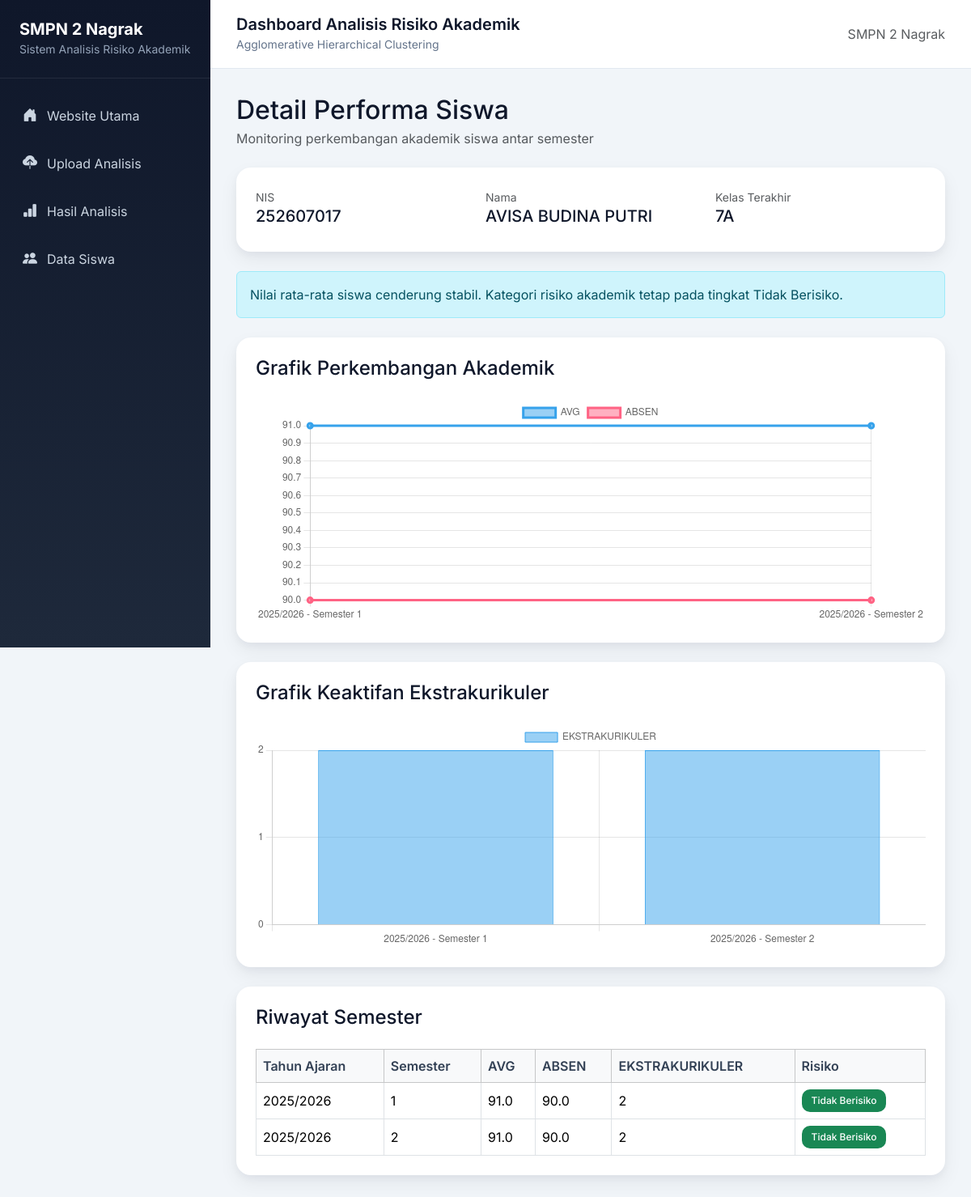
Before: /analisis/siswa/252607017/ with the older database file.
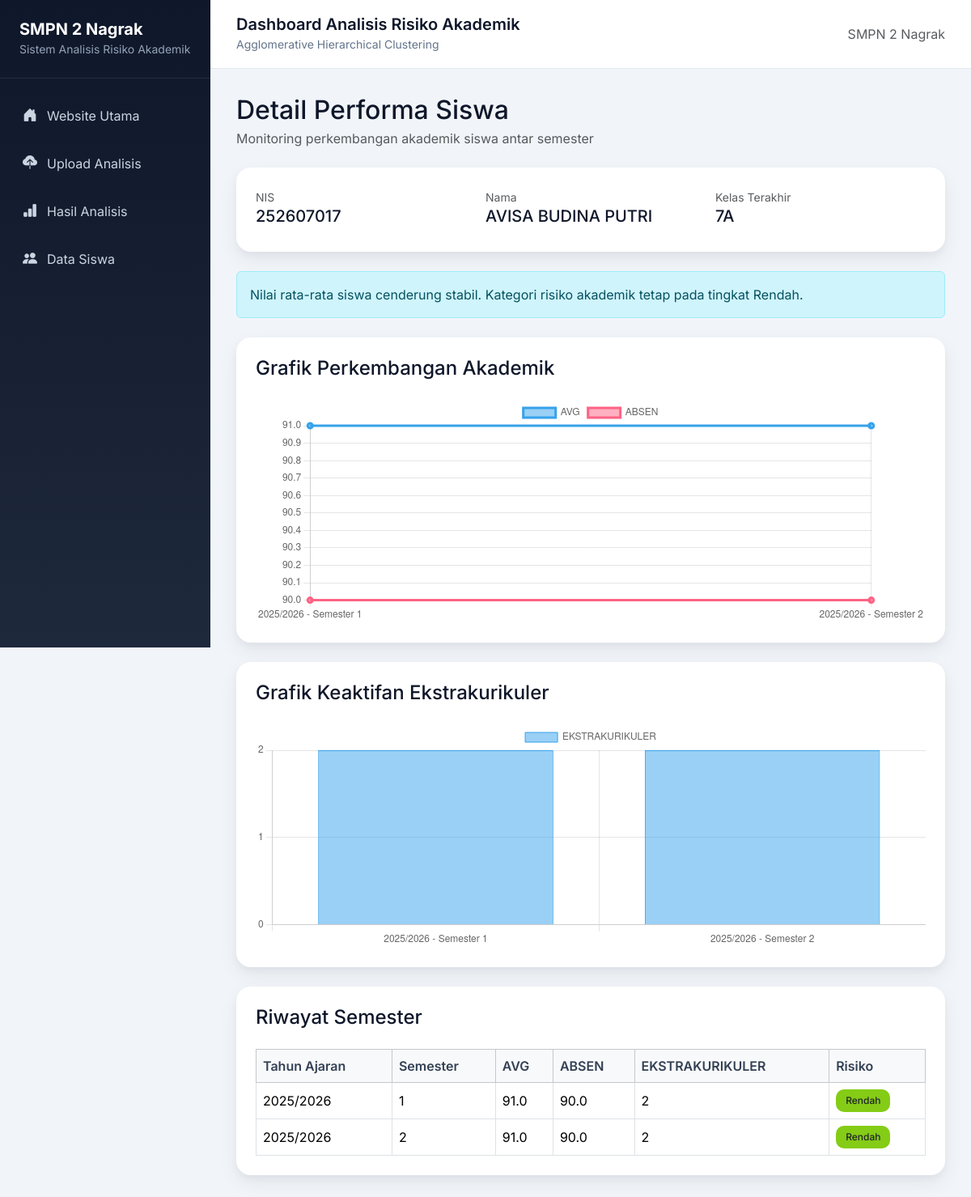
After: the same page with the newer database file.
### website/models.py (models this page shows, shortened)
class HasilAnalisis(models.Model):
    analisis = models.ForeignKey(
        Analisis,
        on_delete=models.CASCADE
    )
    nis = models.CharField(max_length=50)
    nama = models.CharField(max_length=200)
    kelas = models.CharField(max_length=20)
    nilai_rata_rata = models.FloatField()
    persentase_kehadiran = models.FloatField()
    skor_ekstrakurikuler = models.IntegerField()
    cluster = models.IntegerField(
        null=True,
        blank=True
    )
    risiko = models.CharField(
        max_length=50,
        null=True,
        blank=True
    )
    class Meta:
        verbose_name = "Hasil Analisis Siswa"
        verbose_name_plural = "Hasil Analisis Siswa"

class Analisis(models.Model):
    tahun_ajaran = models.CharField(
        max_length=20
    )
    semester = models.IntegerField()
    jenjang = models.CharField(
        max_length=10
    )
    tanggal_analisis = models.DateTimeField(
        auto_now_add=True
    )
    silhouette = models.FloatField(
        null=True,
        blank=True
    )
    chi = models.FloatField(
        null=True,
        blank=True
    )
    dbi = models.FloatField(
        null=True,
        blank=True
    )
    created_at = models.DateTimeField(
        auto_now_add=True
    )
    class Meta:
        verbose_name = "Batch Analisis"
        verbose_name_plural = "Batch Analisis"

### website/views.py (the view, shortened to what this page needs)
def detail_siswa(request, nis):
    siswa = (
        HasilAnalisis.objects
        .filter(
            nis=nis
        )
        .order_by(
            'analisis__tahun_ajaran',
            'analisis__semester'
        )
    )
    siswa_terbaru = siswa.last()
    label_semester = []
    data_avg = []
    data_kehadiran = []
    data_ekstra = []
    for item in siswa:
        label_semester.append(
            f"{item.analisis.tahun_ajaran} - Semester {item.analisis.semester}"
        )
        data_avg.append(
            float(item.nilai_rata_rata)
        )
        data_kehadiran.append(
            float(item.persentase_kehadiran)
        )
        data_ekstra.append(
            float(item.skor_ekstrakurikuler)
        )
    insight = None
    if siswa.count() >= 2:
        sebelumnya = siswa[
            siswa.count() - 2
        ]
        sekarang = siswa.last()
        if (
            sekarang.nilai_rata_rata >
            sebelumnya.nilai_rata_rata
        ):
            insight_avg = (
                'Nilai rata-rata siswa mengalami peningkatan.'
            )
        elif (
            sekarang.nilai_rata_rata <
            sebelumnya.nilai_rata_rata
        ):
            insight_avg = (
                'Nilai rata-rata siswa mengalami penurunan.'
            )
        else:
            insight_avg = (
                'Nilai rata-rata siswa cenderung stabil.'
            )
        if (
            sekarang.risiko ==
            sebelumnya.risiko
        ):
            insight_risiko = (
                f'Kategori risiko akademik tetap pada tingkat {sekarang.risiko}.'
            )
        else:
            insight_risiko = (
                f'Kategori risiko akademik berubah dari '
                f'{sebelumnya.risiko} menjadi '
                f'{sekarang.risiko}.'
            )
        insight = (
            insight_avg
            + ' ' +
            insight_risiko
        )
    context = {
        'siswa': siswa,
        'siswa_terbaru': siswa_terbaru,
        'label_semester': json.dumps(
            label_semester
        ),
        'data_avg': json.dumps(
            data_avg
        ),
        'data_kehadiran': json.dumps(
            data_kehadiran
        ),
        'data_ekstra': json.dumps(
            data_ekstra
        ),
        'insight': insight
    }
    return render(
        request,
        'detail_siswa.html',
        context
    )

### website/templates/detail_siswa.html (shortened to what this page needs)
{% extends 'dashboard_base.html' %}
{% block content %}
<div class="mb-4">
    <h2 class="mb-1">
        Detail Performa Siswa
    </h2>
    <p class="text-muted">
        Monitoring perkembangan akademik siswa antar semester
    </p>
</div>
<div class="card-modern p-4 mb-4">
    <div class="row">
        <div class="col-md-4">
            <small class="text-muted">
                NIS
            </small>
            <h5>
                {{ siswa_terbaru.nis }}
            </h5>
        </div>
        <div class="col-md-4">
            <small class="text-muted">
                Nama
            </small>
            <h5>
                {{ siswa_terbaru.nama }}
            </h5>
        </div>
        <div class="col-md-4">
            <small class="text-muted">
                Kelas Terakhir
            </small>
            <h5>
                {{ siswa_terbaru.kelas }}
            </h5>
        </div>
    </div>
</div>
{% if insight %}
<div class="alert alert-info mb-4">
    {{ insight }}
</div>
{% endif %}
<div class="card-modern p-4 mb-4">
    <h4 class="mb-4">
        Grafik Perkembangan Akademik
    </h4>
    <canvas id="chartPerforma" height="100"></canvas>
</div>
<div class="card-modern p-4 mb-4">
    <h4 class="mb-4">
        Grafik Keaktifan Ekstrakurikuler
    </h4>
    <canvas id="chartEkstra" height="100"></canvas>
</div>
<div class="card-modern p-4">
    <h4 class="mb-4">
        Riwayat Semester
    </h4>
    <div class="table-responsive">
        <table class="table table-bordered align-middle">
            <thead class="table-light">
                <tr>
                    <th>Tahun Ajaran</th>
                    <th>Semester</th>
                    <th>AVG</th>
                    <th>ABSEN</th>
                    <th>EKSTRAKURIKULER</th>
                    <th>Risiko</th>
                </tr>
            </thead>
            <tbody>
                {% for item in siswa %}
                <tr>
                    <td>
                        {{ item.analisis.tahun_ajaran }}
                    </td>
                    <td>
                        {{ item.analisis.semester }}
                    </td>
                    <td>
                        {{ item.nilai_rata_rata }}
                    </td>
                    <td>
                        {{ item.persentase_kehadiran }}
                    </td>
                    <td>
                        {{ item.skor_ekstrakurikuler }}
                    </td>
                    <td>
                        {% if item.risiko == 'Tidak Berisiko' %}
                        <span class="badge bg-success">
                            {{ item.risiko }}
                        </span>
                        {% elif item.risiko == 'Rendah' %}
                        <span
                            class="badge text-dark"
                            style="background-color: #84cc16;"
                        >
                            {{ item.risiko }}
                        </span>
                        {% elif item.risiko == 'Sedang' %}
                        <span class="badge bg-warning text-dark">
                            {{ item.risiko }}
                        </span>
                        {% elif item.risiko == 'Tinggi' %}
                        <span class="badge bg-danger">
                            {{ item.risiko }}
                        </span>
                        {% endif %}
                    </td>
                </tr>
                {% endfor %}
            </tbody>
        </table>
    </div>
</div>
<script>
const ctx = document.getElementById('chartPerforma');
new Chart(ctx, {
    type: 'line',
    data: {
        labels: {{ label_semester|safe }},
        datasets: [
            {
                label: 'AVG',
                data: {{ data_avg|safe }},
                borderWidth: 3,
                tension: 0.3
            },
            {
                label: 'ABSEN',
                data: {{ data_kehadiran|safe }},
                borderWidth: 3,
                tension: 0.3
            }
        ]
    },
    options: {
        responsive: true
    }
});
</script>
<script>
const ctxEkstra = document.getElementById('chartEkstra');
new Chart(ctxEkstra, {
    type: 'bar',
    data: {
        labels: {{ label_semester|safe }},
        datasets: [
            {
                label: 'EKSTRAKURIKULER',
                data: {{ data_ekstra|safe }},
                borderWidth: 1
            }
        ]
    },
    options: {
        responsive: true,
        scales: {
            y: {
                beginAtZero: true,
                ticks: {
                    precision: 0
                }
            }
        }
    }
});
</script>
{% endblock %}

### website/templates/dashboard_base.html (shortened to what this page needs)
<!DOCTYPE html>
<html lang="id">
<head>
    <link
        href="https://cdn.jsdelivr.net/npm/bootstrap@5.3.2/dist/css/bootstrap.min.css"
        rel="stylesheet"
    >
    <link
        rel="stylesheet"
        href="https://cdn.jsdelivr.net/npm/bootstrap-icons@1.11.1/font/bootstrap-icons.css"
    >
</head>
<body>
<div class="sidebar">
    <div class="sidebar-brand">
        <h4>
            SMPN 2 Nagrak
        </h4>
        <small>
            Sistem Analisis Risiko Akademik
        </small>
    </div>
    <div class="sidebar-menu">
        <a
            href="/"
            class="{% if request.path == '/' %}active{% endif %}"
        >
            <i class="bi bi-house-door-fill"></i>
            <span>
                Website Utama
            </span>
        </a>
        <a
            href="/analisis/upload/"
            class="{% if '/analisis/upload/' in request.path %}active{% endif %}"
        >
            <i class="bi bi-cloud-upload-fill"></i>
            <span>
                Upload Analisis
            </span>
        </a>
        <a
            href="/analisis/riwayat/"
            class="{% if '/analisis/riwayat/' in request.path %}active{% endif %}"
        >
            <i class="bi bi-bar-chart-fill"></i>
            <span>
                Hasil Analisis
            </span>
        </a>
        <a
            href="/analisis/data-siswa/"
            class="{% if '/analisis/data-siswa/' in request.path %}active{% endif %}"
        >
            <i class="bi bi-people-fill"></i>
            <span>
                Data Siswa
            </span>
        </a>
    </div>
</div>
<div class="main-content">
    <div class="topbar">
        <div>
            <h5>
                Dashboard Analisis Risiko Akademik
            </h5>
            <small>
                Agglomerative Hierarchical Clustering
            </small>
        </div>
        <div>
            <span class="text-muted">
                SMPN 2 Nagrak
            </span>
        </div>
    </div>
    <div class="page-content">
        {% block content %}
        {% endblock %}
    </div>
</div>
</body>
</html>

### website/templates/dashboard_base.html (style rules this page uses)
* { box-sizing: border-box; }
body { font-family: 'Inter', sans-serif; background-color: #f1f5f9; margin: 0; color: #0f172a; }
.sidebar { position: fixed; top: 0; left: 0; width: 260px; height: 100vh; background: linear-gradient( 180deg, #0f172a 0%, #1e293b 100% ); color: white; padding: 24px 0; z-index: 1000; }
.sidebar-brand { padding: 0 24px 24px; border-bottom: 1px solid rgba(255,255,255,0.08); margin-bottom: 20px; }
.sidebar-brand h4 { margin: 0; font-weight: 700; font-size: 20px; }
.sidebar-brand small { color: #94a3b8; }
.sidebar-menu { padding: 0 12px; }
.sidebar-menu a { display: flex; align-items: center; gap: 12px; padding: 12px 16px; margin-bottom: 8px; border-radius: 12px; text-decoration: none; color: #cbd5e1; transition: 0.25s; }
.sidebar-menu i { font-size: 18px; }
.main-content { margin-left: 260px; min-height: 100vh; }
.topbar { background-color: white; padding: 18px 32px; border-bottom: 1px solid #e2e8f0; display: flex; justify-content: space-between; align-items: center; position: sticky; top: 0; z-index: 999; }
.topbar h5 { margin: 0; font-weight: 600; }
.topbar small { color: #64748b; }
.page-content { padding: 32px; }
.card-modern { border: none; border-radius: 18px; background-color: white; box-shadow: 0 4px 10px rgba(15, 23, 42, 0.04), 0 10px 25px rgba(15, 23, 42, 0.06); }
.table { margin-bottom: 0; }
.table thead { background-color: #f8fafc; }
.table th { font-weight: 600; color: #334155; }
.badge { padding: 8px 12px; border-radius: 10px; font-weight: 500; }

Changed rows visible on the page:
removed HasilAnalisis: nis "252607017", nama "AVISA BUDINA PUTRI", kelas "7A", analisis.tahun_ajaran "2025/2026", analisis.semester "2", nilai_rata_rata "91.0", persentase_kehadiran "90.0", skor_ekstrakurikuler "2", risiko "Tidak Berisiko"
removed HasilAnalisis: analisis.tahun_ajaran "2025/2026", analisis.semester "1", nilai_rata_rata "91.0", persentase_kehadiran "90.0", skor_ekstrakurikuler "2", risiko "Tidak Berisiko"
added HasilAnalisis: nis "252607017", nama "AVISA BUDINA PUTRI", kelas "7A", analisis.tahun_ajaran "2025/2026", analisis.semester "2", nilai_rata_rata "91.0", persentase_kehadiran "90.0", skor_ekstrakurikuler "2", risiko "Rendah"
added HasilAnalisis: analisis.tahun_ajaran "2025/2026", analisis.semester "1", nilai_rata_rata "91.0", persentase_kehadiran "90.0", skor_ekstrakurikuler "2", risiko "Rendah"
Other visible differences:
{{ insight }}: "Nilai rata-rata siswa cenderung stabil. Kategori risiko akademik tetap pada tingkat Tidak Berisiko." → "Nilai rata-rata siswa cenderung stabil. Kategori risiko akademik tetap pada tingkat Rendah."
